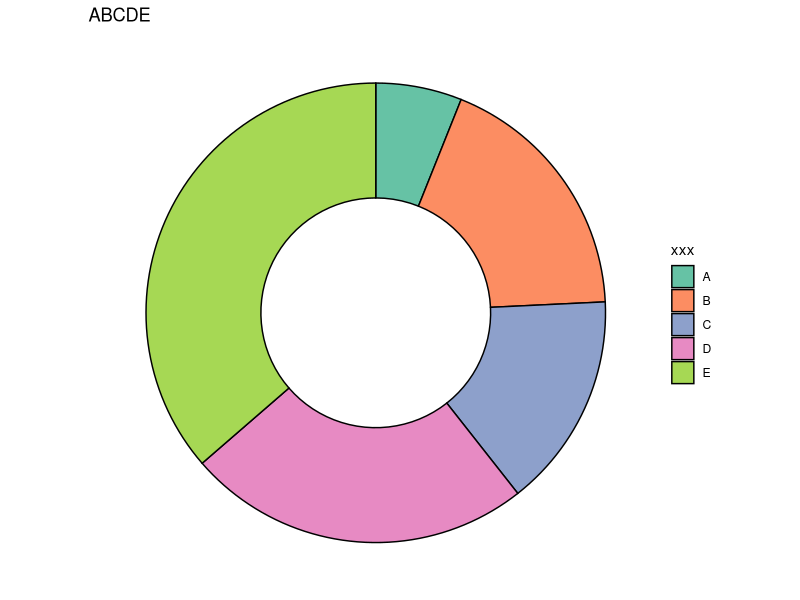

Write R code to recreate this figure.
## ---- chunk 1
library(tidyverse)
veriler <- c(100, 300, 250, 400, 600)
data <- data.frame(
    xxx = LETTERS[1:length(veriler)],  
    deger = veriler
)
data <- data %>%
    mutate(
        fraction = deger / sum(deger),
        ymax = cumsum(fraction),
        ymin = c(0, head(ymax, -1))
    )
ggplot(data, aes(ymax = ymax, ymin = ymin, xmax = 4, xmin = 3, fill = xxx)) +  
    geom_rect(color = "black") +
    coord_polar(theta = "y") +
    xlim(c(2, 4)) +
    theme_void() +
    labs(title = "ABCDE") +
    scale_fill_brewer(palette = "Set2")
## ---- chunk 2
#| echo: false
2 * 2
